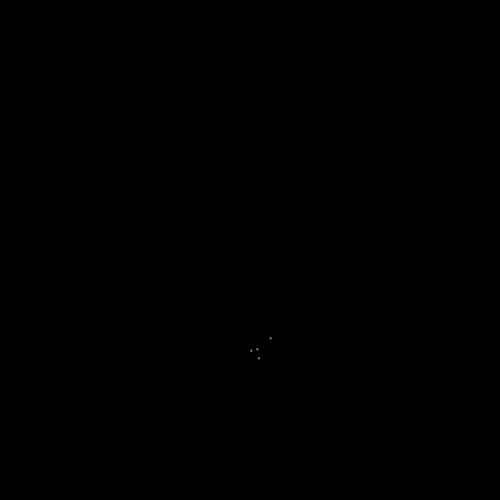
Frame 1 (no input)
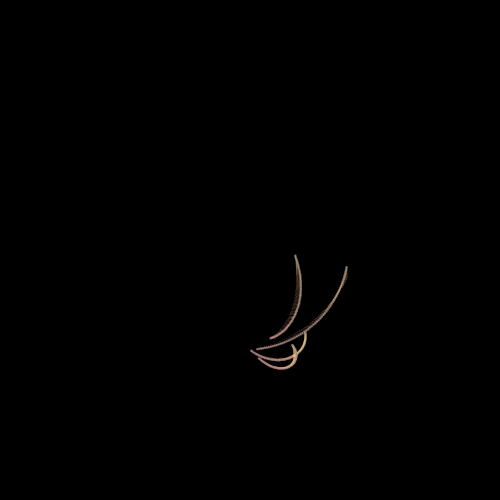
Frame 60 (the mouse pressed at the canvas centre just before this capture)
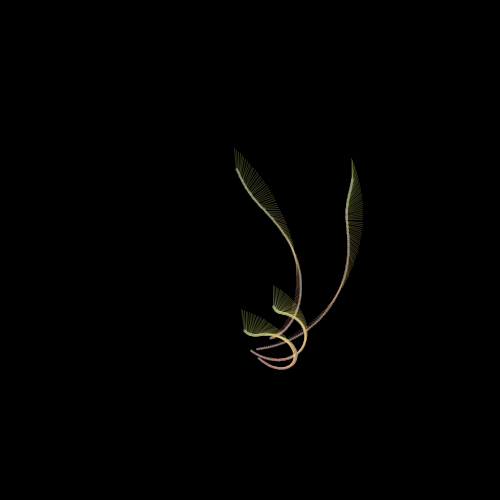
Frame 120 (the mouse held since frame 60 and released just before this capture)

The Processing sketch that drew these frames (run headless with seeded random() and noise(); from frame 60 on, the mouse is pressed at the canvas centre):

// Processing sketch: processing_152336
// ── processing_152336.pde

/*
 * Creative Coding
 * Week 3, 04 - spinning top: curved motion with sin() and cos()
 * by Indae Hwang and Jon McCormack
 * Copyright (c) 2014 Monash University
 *
 * This sketch is the first cut at translating the motion of a spinning top
 * to trace a drawing path. This sketch traces a path using sin() and cos()
 *
 */

float[] x;
float[]y;      // current drawing position
float []dx;
float[] dy;    // change in position at each frame
float []rad;       // radius for the moving hand
int num;        // number of spinners

void setup() {
  size(500, 500);
colorMode(HSB, 360, 100,100);
  num = (int)random(2,6);
  x = new float[num];
  y = new float[num];
  dx = new float[num];
  dy = new float[num];
  rad = new float[num];
  // initial position in the centre of the screen
  for(int i=0; i<num; i++){
  x[i] = (250 - i*random(-10,10));
  y[i] = (250 + i*random(-10,10));
  

  // dx and dy are the small change in position each frame
  dx[i] = random(-1, 1);
  dy[i] = random(-1, 1);
  }
  background(0);
}


void draw() {
  // blend the old frames into the background
//  blendMode(BLEND);
//  fill(0, 2);
//  rect(0, 0, width, height);

for (int i=0; i<num; i++){
  rad[i] = radians(frameCount+i);


  

  // calculate new position
  x[i] += dx[i];
  y[i] += dy[i];

  float max = 1;
  float min = 0.5;

  //When the shape hits the edge of the window, it reverses its direction and changes velocity
  if (x[i] > width-100 || x[i] < 100) {
    dx[i] = dx[i] > 0 ? -random(min, max) : random(min, max);
  }

  if (y[i] > height-100 || y[i] < 100) {
    dy[i] = dy[i] > 0 ? -random(min, max) : random(min, max);
  }

  float bx = x[i] + 100 * sin(rad[i]);
  float by = y[i] + 100 * cos(rad[i]);

  fill(180);

  float radius = 100 * sin(rad[i]*0.1);
  float handX = bx + radius * sin(rad[i]*3);
  float handY = by + radius * cos(rad[i]*3);
 float howLong = dist(bx, by, handX, handY);
float h = map(howLong, 0, 100, 0, 360);
  stroke(h, 50, 99, 50);
  line(bx, by, handX, handY);
  ellipse(handX, handY, 2, 2);
}
  
}
